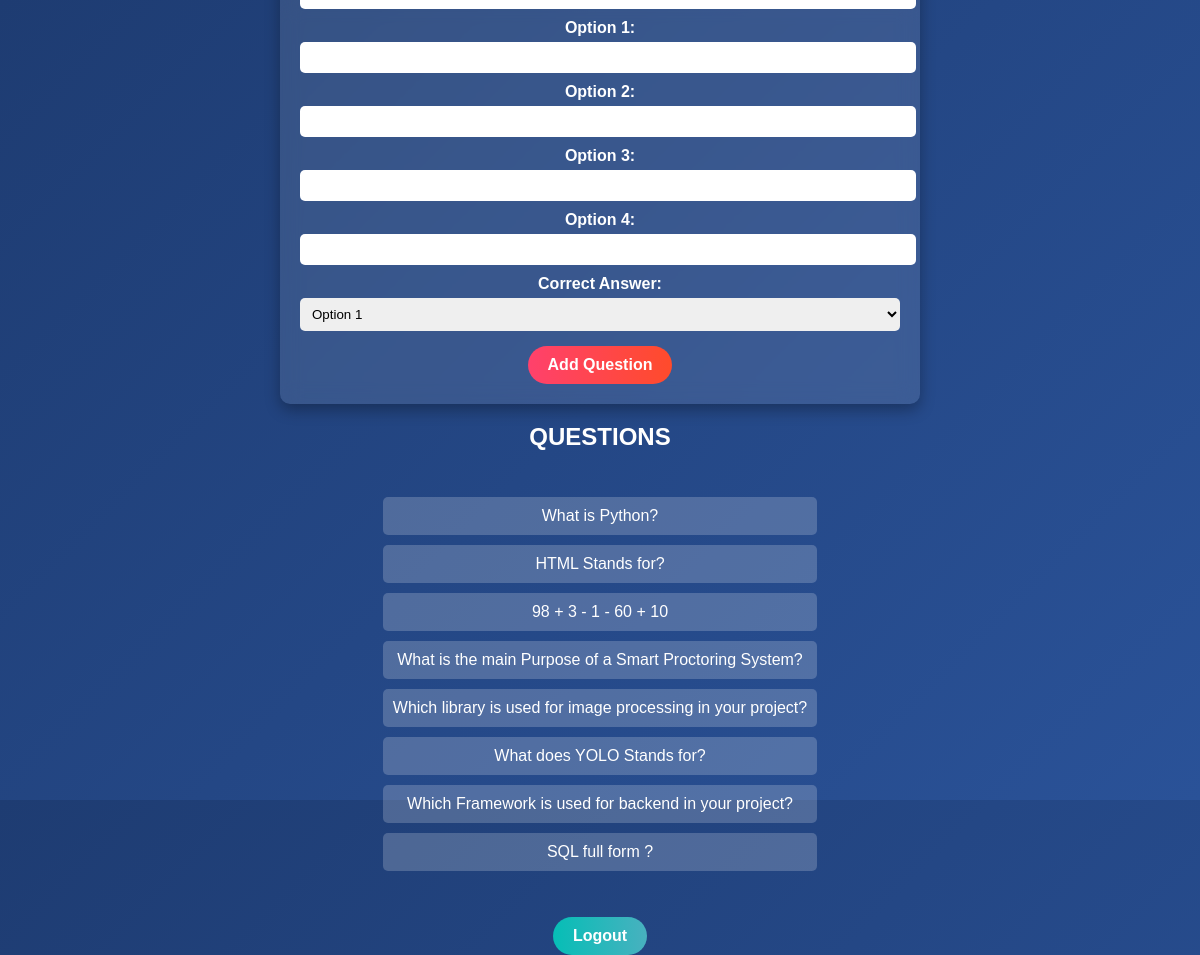
The page /admin (signed in) on the database its author committed.
### tables this page shows
CREATE TABLE questions (
    id INTEGER PRIMARY KEY AUTOINCREMENT,
    question TEXT,
    option1 TEXT,
    option2 TEXT,
    option3 TEXT,
    option4 TEXT,
    correct_answer TEXT
);

### app.py (the view, shortened to what this page needs)
@app.route("/admin", methods=["GET", "POST"])
def admin():
    if session.get("role") != "admin":
        return redirect("/")
    conn = get_db_connection()
    cursor = conn.cursor()
    cursor.execute("SELECT * FROM questions")
    questions = cursor.fetchall()
    conn.close()
    return render_template("admin_dashboard.html", questions=questions)

### app.py (called while the page is built)
def get_db_connection():
    print("Using DB at:", DB_PATH)   # for debugging
    conn = sqlite3.connect(DB_PATH)
    conn.row_factory = sqlite3.Row
    return conn

### templates/admin_dashboard.html (shortened to what this page needs)
<!DOCTYPE html>
<html lang="en">
<head>
</head>
<body>
    <form method="post" onsubmit="return validateForm()">
        <input type="text" name="question" id="question" required>
        <label>Option 1:</label>
        <input type="text" name="option1" id="option1" required>
        <label>Option 2:</label>
        <input type="text" name="option2" id="option2" required>
        <label>Option 3:</label>
        <input type="text" name="option3" id="option3" required>
        <label>Option 4:</label>
        <input type="text" name="option4" id="option4" required>
        <label>Correct Answer:</label>
        <select name="correct_answer" id="correct_answer">
            <option value="1">Option 1</option>
        </select>
        <button type="submit">Add Question</button>
    </form>
    <h2>Questions</h2>
    <ul>
        {% for question in questions %}
            <li>{{ question.question }}</li>
        {% endfor %}
    </ul>
    <a href="/logout" class="button">Logout</a>
</body>
</html>

### templates/admin_dashboard.html (style rules this page uses)
body { font-family: 'Poppins', sans-serif; background: linear-gradient(135deg, #1e3c72, #2a5298); color: white; text-align: center; margin: 0; padding: 0; height: 100vh; display: flex; flex-direction: column; align-items: center; justify-content: center; }
h1, h2 { text-transform: uppercase; animation: fadeIn 1s ease-in-out; }
form { background: rgba(255, 255, 255, 0.1); padding: 20px; border-radius: 10px; width: 50%; box-shadow: 0px 6px 15px rgba(0, 0, 0, 0.3); backdrop-filter: blur(10px); animation: popUp 0.5s ease-in-out; }
label { display: block; margin-top: 10px; font-weight: bold; }
input, select { width: 100%; padding: 8px; margin-top: 5px; border: none; border-radius: 5px; outline: none; transition: 0.3s; }
button { background: linear-gradient(90deg, #ff416c, #ff4b2b); color: white; padding: 10px 20px; font-size: 1rem; font-weight: bold; border-radius: 30px; border: none; margin-top: 15px; cursor: pointer; transition: 0.3s ease-in-out; }
ul { list-style: none; padding: 0; }
li { background: rgba(255, 255, 255, 0.2); padding: 10px; margin: 10px; border-radius: 5px; animation: fadeIn 1s ease-in-out; }
.button { background: linear-gradient(90deg, #06beb6, #48b1bf); color: white; padding: 10px 20px; font-size: 1rem; font-weight: bold; border-radius: 30px; text-decoration: none; display: inline-block; margin-top: 20px; transition: 0.3s ease-in-out; }

### rows shown on the page
questions: question "What is Python?"
questions: question "HTML Stands for?"
questions: question "98 + 3 - 1 - 60 + 10"
questions: question "What is the main Purpose of a Smart Proctoring System?"
questions: question "Which library is used for image processing in your project?"
questions: question "What does YOLO Stands for?"
questions: question "Which Framework is used for backend in your project?"
questions: question "SQL full form ?"
